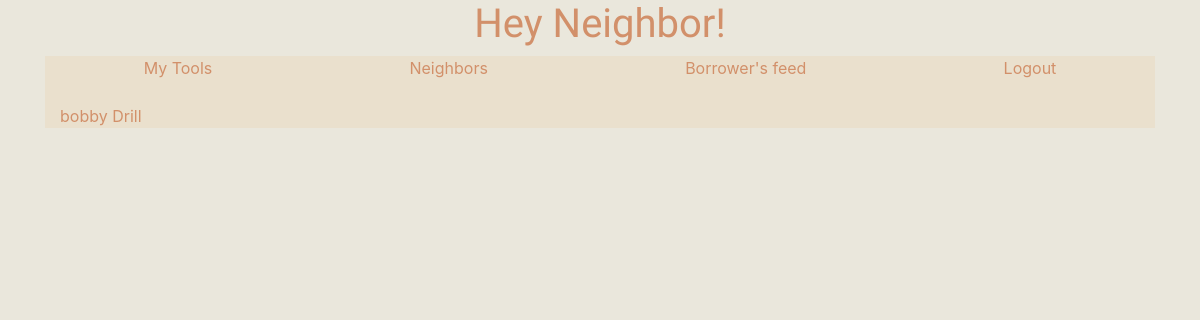
The app's page /borrower_feed/ (signed in), older data.
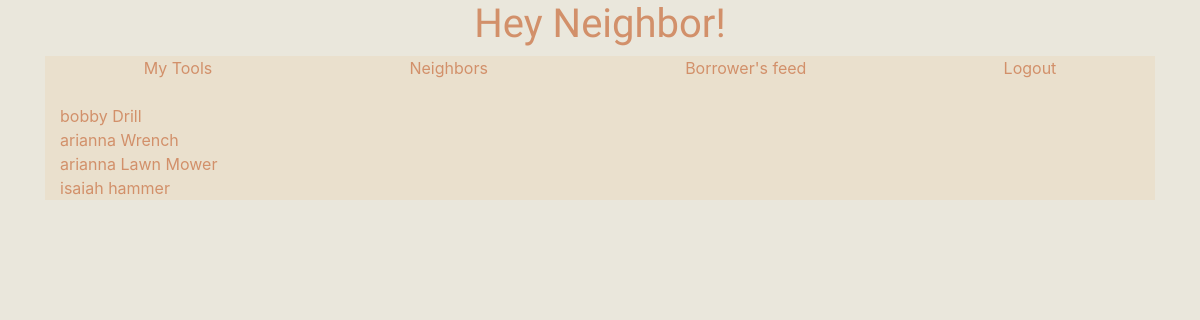
The same page, newer data.
### tools/models.py (models this page shows)
class Tool(models.Model):
    HAND_TOOL = "HAND TOOL"
    GARDEN_TOOL = "GARDEN TOOL"
    POWER_TOOL = "POWER TOOL"
    Type_Choices = [
        (HAND_TOOL,"Hand Tool"),
        (GARDEN_TOOL, "Garden Tool"),
        (POWER_TOOL, "Power Tool"),
    ]
    name = models.CharField(max_length=255)
    type = models.CharField(max_length=255, choices=Type_Choices, default=HAND_TOOL)
    owner = models.ForeignKey(User, on_delete=models.CASCADE)
    is_available = models.BooleanField(default=False)

### tools/views.py (the view)
# urls.py: path("borrower_feed/", views.BorrowerView.as_view(), name="borrower_feed"),
class BorrowerView(LoginRequiredMixin,generic.ListView):
    model = Tool
    template_name = "tools/borrower.html"
    context_object_name = "borrower_list"
    def get_queryset(self):
        return Tool.objects.all()

### tools/templates/tools/borrower.html
{% extends "tools/base.html" %}
{% block content %}
<ul class="font lists">
    {% for tool in borrower_list %}
    <li>
        {{tool.owner}}
        {{tool.name}}
    </li>
    {% endfor %}
</ul>
{% endblock %}

Row changes from the older to the newer data that the page shows:
added Tool: owner "arianna", name "Wrench"
added Tool: owner "arianna", name "Lawn Mower"
added Tool: owner "isaiah", name "hammer"
